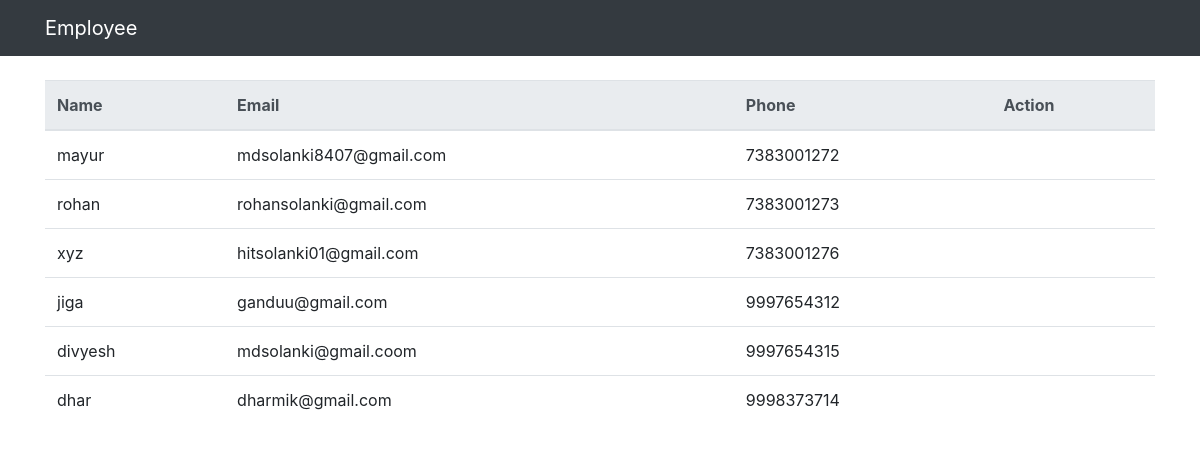
The app's page /viewemployee/ with its own data.
### employee/models.py (models this page shows, shortened)
class User(AbstractUser,BaseField):
    username = models.CharField(max_length = 99, unique = True)
    email = models.EmailField(('email address') ,max_length=150, unique=True)
    phone_regex = RegexValidator(regex=r'^[7-9]{1}\d{9}', message="Phone number must be entered in the format: '999999999'")
    phone_number = models.CharField(validators=[phone_regex], max_length=10, blank=True, unique=True)
    USERNAME_FIELD = 'username'
    REQUIRED_FIELDS = ['email']
    class Meta:
        db_table = "User"

### employee/views.py (the view)
# urls.py: path('viewemployee/',ViewEmployee.as_view(),name = "viewemployee"),
class ViewEmployee(ListView):
    model = User
    users = model.objects.all()
    context_object_name = "employees"
    template_name = "employee/view_employee.html"

### templates/employee/view_employee.html (shortened to what this page needs)
{% extends 'boot.html' %}
{% block container %}
<table class="table">
        <thead class="thead-light">
            <tr>
                <th scope="col">Name</th>
                <th scope="col">Email</th>
                <th scope="col">Phone</th>
                <th scope="col">Action</th>
            </tr>
        </thead>
        <tbody>
            {% for user in employees %}
            <tr>
                <td>{{user.username}}</td>
                <td>{{user.email}}</td>
                <td>{{user.phone_number}}</td>
                <td>
                </td>
            </tr>
            {% endfor %}
        </tbody>
</table>
{% endblock %}

### templates/boot.html (shortened to what this page needs)
<!DOCTYPE html>
<html>
<head>
  {% block css %}
  <link rel="stylesheet" href="https://stackpath.bootstrapcdn.com/bootstrap/4.3.1/css/bootstrap.min.css">
  {% endblock %}
</head>
<body>
  {% block navbar %}
  <nav class="navbar navbar-expand-lg navbar-dark bg-dark">
    <div class="container">
      <a class="navbar-brand" href="#">Employee</a>
    </div>
  </nav>
  {% endblock %}
  <div class="container mt-4">
  {% block container %}
  {% endblock %}
  </div>
</body>
</html>

### records on screen
User: username "mayur", email "mdsolanki8407@gmail.com", phone_number "7383001272"
User: username "rohan", email "rohansolanki@gmail.com", phone_number "7383001273"
User: username "xyz", email "hitsolanki01@gmail.com", phone_number "7383001276"
User: username "jiga", email "ganduu@gmail.com", phone_number "9997654312"
User: username "divyesh", email "mdsolanki@gmail.coom", phone_number "9997654315"
User: username "dhar", email "dharmik@gmail.com", phone_number "9998373714"
